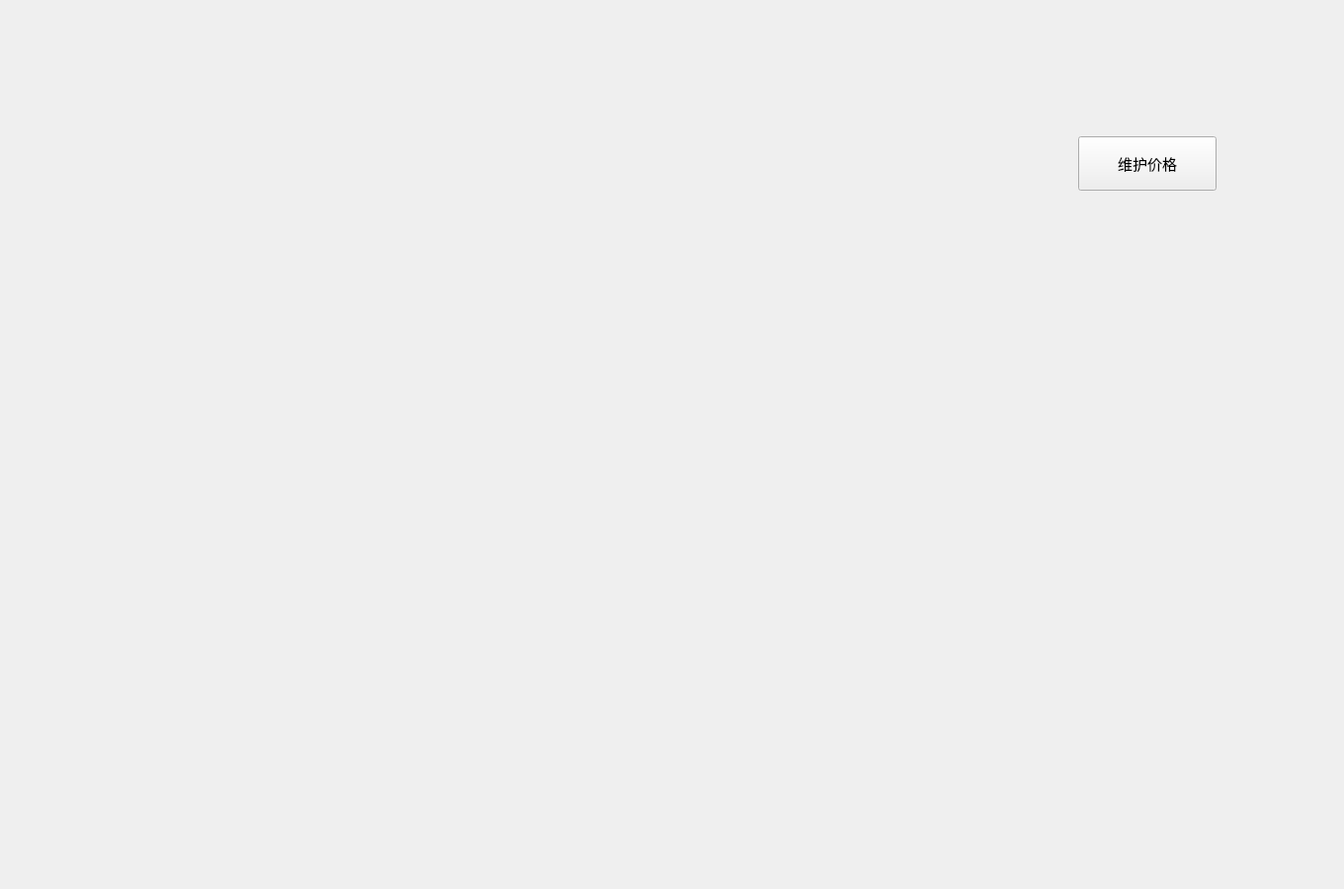
<?xml version="1.0" encoding="UTF-8"?>
<ui version="4.0">
 <class>FeeManage</class>
 <widget class="QWidget" name="FeeManage">
  <property name="geometry">
   <rect>
    <x>0</x>
    <y>0</y>
    <width>1360</width>
    <height>900</height>
   </rect>
  </property>
  <property name="minimumSize">
   <size>
    <width>1360</width>
    <height>900</height>
   </size>
  </property>
  <property name="maximumSize">
   <size>
    <width>1360</width>
    <height>900</height>
   </size>
  </property>
  <property name="windowTitle">
   <string>Form</string>
  </property>
  <widget class="QPushButton" name="pushButton_update">
   <property name="geometry">
    <rect>
     <x>1091</x>
     <y>138</y>
     <width>140</width>
     <height>55</height>
    </rect>
   </property>
   <property name="minimumSize">
    <size>
     <width>140</width>
     <height>55</height>
    </size>
   </property>
   <property name="maximumSize">
    <size>
     <width>140</width>
     <height>55</height>
    </size>
   </property>
   <property name="font">
    <font>
     <pointsize>11</pointsize>
    </font>
   </property>
   <property name="text">
    <string>维护价格</string>
   </property>
  </widget>
 </widget>
 <resources/>
 <connections/>
</ui>
